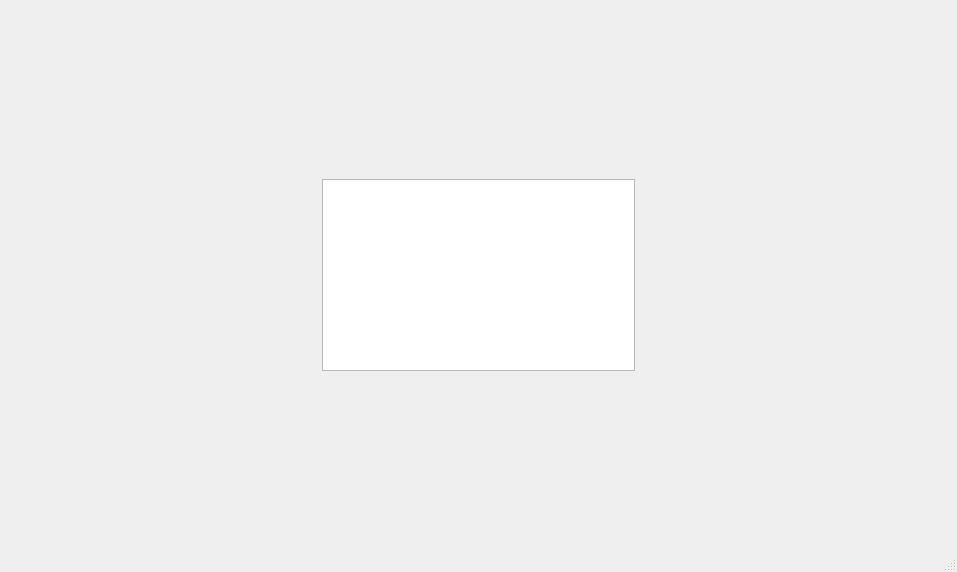
<?xml version="1.0" encoding="UTF-8"?>
<ui version="4.0">
 <class>MainWindow</class>
 <widget class="QMainWindow" name="MainWindow">
  <property name="geometry">
   <rect>
    <x>0</x>
    <y>0</y>
    <width>957</width>
    <height>572</height>
   </rect>
  </property>
  <property name="windowTitle">
   <string>MainWindow</string>
  </property>
  <widget class="QWidget" name="centralwidget">
   <layout class="QGridLayout" name="gridLayout_2">
    <item row="0" column="2">
     <layout class="QGridLayout" name="gridLayout">
      <item row="2" column="0">
       <spacer name="horizontalSpacer_2">
        <property name="orientation">
         <enum>Qt::Horizontal</enum>
        </property>
        <property name="sizeHint" stdset="0">
         <size>
          <width>40</width>
          <height>20</height>
         </size>
        </property>
       </spacer>
      </item>
      <item row="1" column="1">
       <spacer name="verticalSpacer">
        <property name="orientation">
         <enum>Qt::Vertical</enum>
        </property>
        <property name="sizeHint" stdset="0">
         <size>
          <width>20</width>
          <height>40</height>
         </size>
        </property>
       </spacer>
      </item>
      <item row="5" column="1">
       <spacer name="verticalSpacer_2">
        <property name="orientation">
         <enum>Qt::Vertical</enum>
        </property>
        <property name="sizeHint" stdset="0">
         <size>
          <width>20</width>
          <height>40</height>
         </size>
        </property>
       </spacer>
      </item>
      <item row="2" column="2">
       <spacer name="horizontalSpacer">
        <property name="orientation">
         <enum>Qt::Horizontal</enum>
        </property>
        <property name="sizeHint" stdset="0">
         <size>
          <width>40</width>
          <height>20</height>
         </size>
        </property>
       </spacer>
      </item>
      <item row="2" column="1">
       <widget class="QGraphicsView" name="graphicsView"/>
      </item>
     </layout>
    </item>
   </layout>
  </widget>
  <widget class="QMenuBar" name="menubar">
   <property name="geometry">
    <rect>
     <x>0</x>
     <y>0</y>
     <width>957</width>
     <height>26</height>
    </rect>
   </property>
  </widget>
  <widget class="QStatusBar" name="statusbar"/>
 </widget>
 <resources/>
 <connections/>
</ui>
